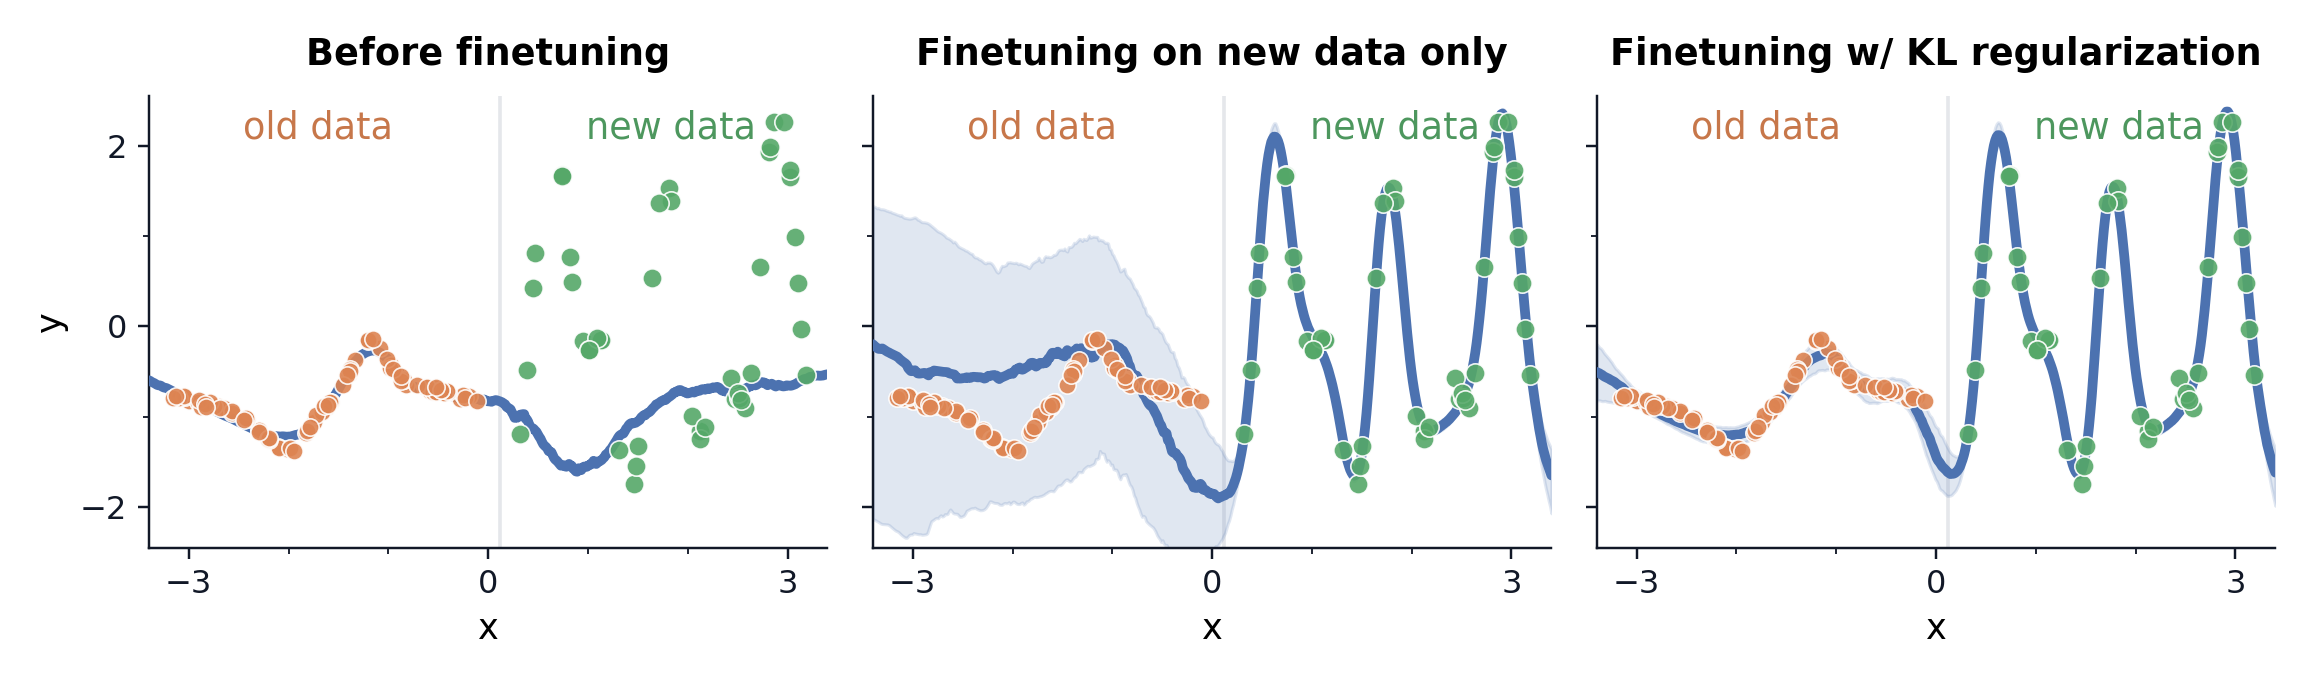

Python code for this plot:
#!/usr/bin/env python3
"""Render the 1D regression KL comparison from precomputed CSV data."""

from __future__ import annotations

from pathlib import Path

import matplotlib
import numpy as np
import seaborn as sns

matplotlib.use("Agg")
import matplotlib.pyplot as plt
from matplotlib.colors import to_rgb
from matplotlib.ticker import MultipleLocator

DATA_DIR = Path(__file__).with_name("plot_data")
PNG_PATH = Path(__file__).with_name("plot.png")
PDF_PATH = Path(__file__).with_name("plot.pdf")
DPI = 220
SPLIT_X = 0.12
DEEP = sns.color_palette("deep")
MODEL_COLOR = DEEP[0]
NEW_POINT_COLOR = DEEP[2]
OLD_POINT_COLOR = DEEP[1]
REFERENCE_COLOR = DEEP[7]
INK_COLOR = "#111827"
SPLIT_COLOR = "#E5E7EB"


def darken(color, factor: float = 0.58) -> tuple[float, float, float]:
    return tuple(channel * factor for channel in to_rgb(color))


def load_table(name: str) -> np.ndarray:
    path = DATA_DIR / name
    if not path.exists():
        raise FileNotFoundError(f"Missing {path}. Run `python {Path(__file__).with_name('compute.py')}` first.")
    return np.genfromtxt(path, delimiter=",", names=True)


def configure_figure_style() -> None:
    plt.style.use("default")
    plt.rcParams.update(
        {
            "font.family": "DejaVu Sans",
            "font.size": 10.5,
            "axes.titlesize": 12.0,
            "axes.titleweight": "semibold",
            "axes.labelsize": 11.5,
            "xtick.labelsize": 10.5,
            "ytick.labelsize": 10.5,
            "axes.spines.top": False,
            "axes.spines.right": False,
            "axes.facecolor": "white",
            "figure.facecolor": "white",
            "savefig.facecolor": "white",
        }
    )


def plot_comparison_panel(
    ax: plt.Axes,
    x: np.ndarray,
    ref_curve: np.ndarray,
    curve: np.ndarray,
    interval_low: np.ndarray | None,
    interval_high: np.ndarray | None,
    old_points: np.ndarray,
    new_points: np.ndarray,
    title: str,
    split_x: float,
) -> None:
    old_mask = x <= split_x

    ax.axvline(split_x, color=SPLIT_COLOR, lw=1.2, zorder=0)
    if interval_low is not None and interval_high is not None:
        ax.fill_between(
            x,
            interval_low,
            interval_high,
            color=MODEL_COLOR,
            alpha=0.17,
            zorder=1,
        )

    # ax.plot(
    #     x[old_mask],
    #     ref_curve[old_mask],
    #     color=REFERENCE_COLOR,
    #     lw=1.9,
    #     ls=(0, (4, 3)),
    #     alpha=0.8,
    #     zorder=2,
    #     solid_capstyle="round",
    # )
    ax.plot(x, curve, color=MODEL_COLOR, lw=3.2, zorder=3, solid_capstyle="round")

    ax.scatter(
        old_points["x"],
        old_points["y"],
        s=32,
        facecolors=OLD_POINT_COLOR,
        edgecolors="white",
        linewidths=0.55,
        alpha=0.9,
        zorder=4,
    )
    ax.scatter(
        new_points["x"],
        new_points["y"],
        s=40,
        facecolors=NEW_POINT_COLOR,
        edgecolors="white",
        linewidths=0.55,
        alpha=0.9,
        zorder=4,
    )

    ax.text(
        0.25,
        0.97,
        "old data",
        transform=ax.transAxes,
        ha="center",
        va="top",
        fontsize=12,
        color=darken(OLD_POINT_COLOR, 0.9),
    )
    ax.text(
        0.77,
        0.97,
        "new data",
        transform=ax.transAxes,
        ha="center",
        va="top",
        fontsize=12,
        color=darken(NEW_POINT_COLOR, 0.9),
    )

    ax.set_title(title, pad=10)
    ax.set_xlim(-3.4, 3.4)
    ax.set_ylim(-2.45, 2.55)
    ax.set_xticks([-3, 0, 3])
    ax.set_yticks([-2, 0, 2])
    ax.xaxis.set_minor_locator(MultipleLocator(1))
    ax.yaxis.set_minor_locator(MultipleLocator(1))
    ax.grid(False)
    ax.spines["left"].set_color(INK_COLOR)
    ax.spines["bottom"].set_color(INK_COLOR)
    ax.tick_params(axis="both", which="major", colors=INK_COLOR, length=3.5)
    ax.tick_params(axis="both", which="minor", colors=INK_COLOR, length=2.0)


def save_figure(
    curves: np.ndarray,
    old_points: np.ndarray,
    new_points: np.ndarray,
) -> None:
    configure_figure_style()
    fig, axes = plt.subplots(1, 3, figsize=(10.5, 3.1), sharex=True, sharey=True)
    plot_comparison_panel(
        axes[0],
        curves["x"],
        curves["old_curve"],
        curves["old_curve"],
        None,
        None,
        old_points,
        new_points,
        "Before finetuning",
        SPLIT_X,
    )
    plot_comparison_panel(
        axes[1],
        curves["x"],
        curves["old_curve"],
        curves["finetuned_curve"],
        curves["finetuned_q25"],
        curves["finetuned_q75"],
        old_points,
        new_points,
        "Finetuning on new data only",
        SPLIT_X,
    )
    plot_comparison_panel(
        axes[2],
        curves["x"],
        curves["old_curve"],
        curves["kl_finetuned_curve"],
        curves["kl_finetuned_q25"],
        curves["kl_finetuned_q75"],
        old_points,
        new_points,
        "Finetuning w/ KL regularization",
        SPLIT_X,
    )

    for ax in axes:
        ax.set_xlabel("x")
    axes[0].set_ylabel("y")
    fig.tight_layout()
    fig.savefig(PNG_PATH, dpi=DPI)
    fig.savefig(PDF_PATH)
    plt.close(fig)


def main() -> None:
    curves = load_table("curves.csv")
    old_points = load_table("old_points.csv")
    new_points = load_table("new_points.csv")
    save_figure(curves, old_points, new_points)

    print(f"Wrote {PNG_PATH}")
    print(f"Wrote {PDF_PATH}")


if __name__ == "__main__":
    main()
